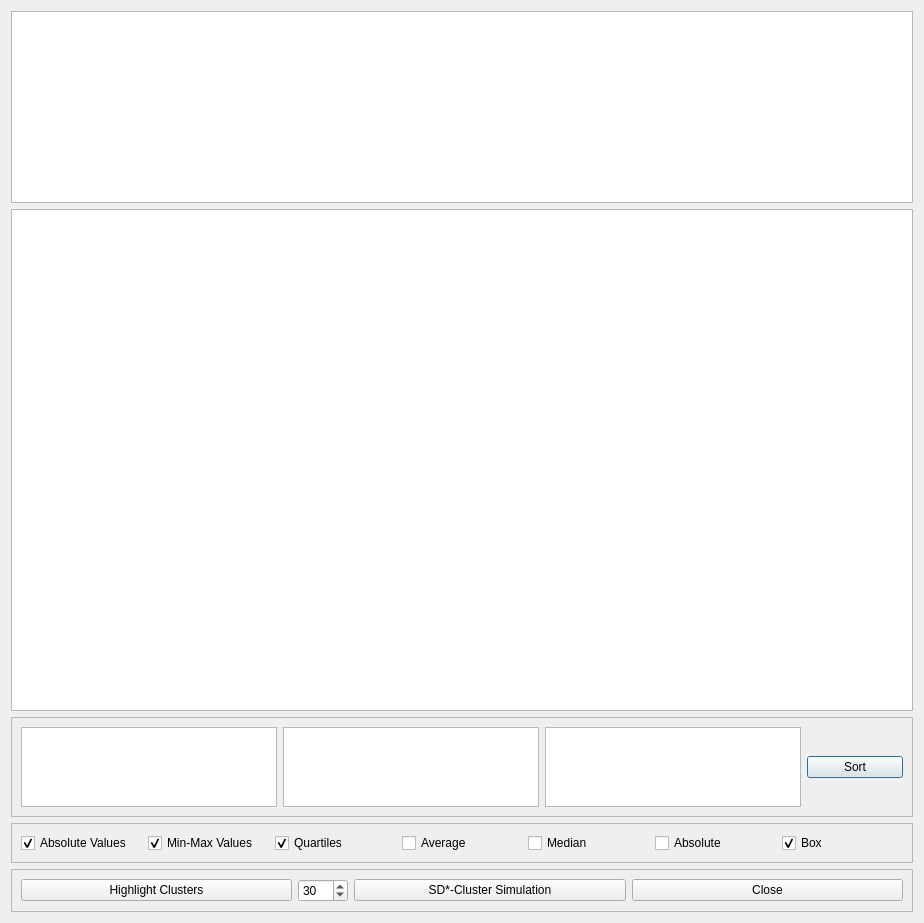
<?xml version="1.0" encoding="UTF-8"?>
<ui version="4.0">
 <class>Dialog</class>
 <widget class="QDialog" name="Dialog">
  <property name="windowModality">
   <enum>Qt::NonModal</enum>
  </property>
  <property name="geometry">
   <rect>
    <x>0</x>
    <y>0</y>
    <width>924</width>
    <height>923</height>
   </rect>
  </property>
  <property name="sizePolicy">
   <sizepolicy hsizetype="Minimum" vsizetype="Minimum">
    <horstretch>0</horstretch>
    <verstretch>0</verstretch>
   </sizepolicy>
  </property>
  <property name="minimumSize">
   <size>
    <width>0</width>
    <height>0</height>
   </size>
  </property>
  <property name="maximumSize">
   <size>
    <width>16777215</width>
    <height>16777215</height>
   </size>
  </property>
  <property name="windowTitle">
   <string>Cluster Highlighting</string>
  </property>
  <property name="styleSheet">
   <string notr="true">QListView::item:selected:!active {
     background: qlineargradient(x1: 0, y1: 0, x2: 0, y2: 1,
                                 stop: 0 #ABAFE5, stop: 1 #8588B2);
 }</string>
  </property>
  <property name="sizeGripEnabled">
   <bool>false</bool>
  </property>
  <property name="modal">
   <bool>false</bool>
  </property>
  <layout class="QVBoxLayout" name="verticalLayout">
   <item>
    <widget class="ClusterGraph" name="graphicsView">
     <property name="enabled">
      <bool>true</bool>
     </property>
     <property name="sizePolicy">
      <sizepolicy hsizetype="Minimum" vsizetype="Minimum">
       <horstretch>0</horstretch>
       <verstretch>0</verstretch>
      </sizepolicy>
     </property>
     <property name="minimumSize">
      <size>
       <width>0</width>
       <height>0</height>
      </size>
     </property>
     <property name="verticalScrollBarPolicy">
      <enum>Qt::ScrollBarAsNeeded</enum>
     </property>
     <property name="horizontalScrollBarPolicy">
      <enum>Qt::ScrollBarAsNeeded</enum>
     </property>
     <property name="dragMode">
      <enum>QGraphicsView::NoDrag</enum>
     </property>
    </widget>
   </item>
   <item>
    <widget class="QGraphicsView" name="graphicsView_2">
     <property name="sizePolicy">
      <sizepolicy hsizetype="Expanding" vsizetype="Expanding">
       <horstretch>0</horstretch>
       <verstretch>0</verstretch>
      </sizepolicy>
     </property>
     <property name="minimumSize">
      <size>
       <width>0</width>
       <height>0</height>
      </size>
     </property>
    </widget>
   </item>
   <item>
    <widget class="QFrame" name="zframe_3">
     <property name="sizePolicy">
      <sizepolicy hsizetype="Minimum" vsizetype="Minimum">
       <horstretch>0</horstretch>
       <verstretch>0</verstretch>
      </sizepolicy>
     </property>
     <property name="maximumSize">
      <size>
       <width>16777215</width>
       <height>100</height>
      </size>
     </property>
     <property name="frameShape">
      <enum>QFrame::StyledPanel</enum>
     </property>
     <property name="frameShadow">
      <enum>QFrame::Raised</enum>
     </property>
     <layout class="QHBoxLayout" name="horizontalLayout_3">
      <item>
       <widget class="listViewCustom" name="cluster_lw">
        <property name="enabled">
         <bool>true</bool>
        </property>
        <property name="sizePolicy">
         <sizepolicy hsizetype="Minimum" vsizetype="Minimum">
          <horstretch>0</horstretch>
          <verstretch>0</verstretch>
         </sizepolicy>
        </property>
        <property name="maximumSize">
         <size>
          <width>16777215</width>
          <height>200</height>
         </size>
        </property>
        <property name="styleSheet">
         <string notr="true">selection-color: qradialgradient(spread:pad, cx:0.5, cy:0.5, radius:0.5, fx:0.5, fy:0.5, stop:0 rgba(255, 255, 255, 255), stop:0.1 rgba(255, 255, 255, 255), stop:0.2 rgba(255, 176, 176, 167), stop:0.3 rgba(255, 151, 151, 92), stop:0.4 rgba(255, 125, 125, 51), stop:0.5 rgba(255, 76, 76, 205), stop:0.52 rgba(255, 76, 76, 205), stop:0.6 rgba(255, 180, 180, 84), stop:1 rgba(255, 255, 255, 0));</string>
        </property>
        <property name="dragDropMode">
         <enum>QAbstractItemView::InternalMove</enum>
        </property>
        <property name="alternatingRowColors">
         <bool>true</bool>
        </property>
        <property name="selectionRectVisible">
         <bool>false</bool>
        </property>
       </widget>
      </item>
      <item>
       <widget class="QListWidget" name="sortValue_lw">
        <property name="sizePolicy">
         <sizepolicy hsizetype="Minimum" vsizetype="Minimum">
          <horstretch>0</horstretch>
          <verstretch>0</verstretch>
         </sizepolicy>
        </property>
        <property name="maximumSize">
         <size>
          <width>16777215</width>
          <height>200</height>
         </size>
        </property>
        <property name="autoFillBackground">
         <bool>true</bool>
        </property>
        <property name="styleSheet">
         <string notr="true"/>
        </property>
        <property name="dragDropMode">
         <enum>QAbstractItemView::NoDragDrop</enum>
        </property>
        <property name="alternatingRowColors">
         <bool>true</bool>
        </property>
        <property name="selectionRectVisible">
         <bool>false</bool>
        </property>
       </widget>
      </item>
      <item>
       <widget class="QListWidget" name="sortCriteria_lw">
        <property name="sizePolicy">
         <sizepolicy hsizetype="Minimum" vsizetype="Minimum">
          <horstretch>0</horstretch>
          <verstretch>0</verstretch>
         </sizepolicy>
        </property>
        <property name="maximumSize">
         <size>
          <width>16777215</width>
          <height>200</height>
         </size>
        </property>
        <property name="styleSheet">
         <string notr="true">selection-color: qlineargradient(spread:pad, x1:0, y1:0, x2:1, y2:0, stop:0 rgba(196, 41, 41, 255), stop:1 rgba(255, 255, 255, 255));</string>
        </property>
        <property name="alternatingRowColors">
         <bool>true</bool>
        </property>
        <property name="selectionRectVisible">
         <bool>false</bool>
        </property>
       </widget>
      </item>
      <item>
       <widget class="QPushButton" name="sortBt">
        <property name="sizePolicy">
         <sizepolicy hsizetype="Minimum" vsizetype="Fixed">
          <horstretch>0</horstretch>
          <verstretch>0</verstretch>
         </sizepolicy>
        </property>
        <property name="text">
         <string>Sort</string>
        </property>
       </widget>
      </item>
     </layout>
    </widget>
   </item>
   <item>
    <widget class="QFrame" name="zframe_2">
     <property name="sizePolicy">
      <sizepolicy hsizetype="Minimum" vsizetype="Minimum">
       <horstretch>0</horstretch>
       <verstretch>0</verstretch>
      </sizepolicy>
     </property>
     <property name="frameShape">
      <enum>QFrame::StyledPanel</enum>
     </property>
     <property name="frameShadow">
      <enum>QFrame::Raised</enum>
     </property>
     <layout class="QHBoxLayout" name="horizontalLayout_2">
      <item>
       <widget class="QCheckBox" name="AbsoluteCB">
        <property name="sizePolicy">
         <sizepolicy hsizetype="Minimum" vsizetype="Minimum">
          <horstretch>0</horstretch>
          <verstretch>0</verstretch>
         </sizepolicy>
        </property>
        <property name="text">
         <string>Absolute Values</string>
        </property>
        <property name="checked">
         <bool>true</bool>
        </property>
       </widget>
      </item>
      <item>
       <widget class="QCheckBox" name="MinMixCB">
        <property name="sizePolicy">
         <sizepolicy hsizetype="Minimum" vsizetype="Minimum">
          <horstretch>0</horstretch>
          <verstretch>0</verstretch>
         </sizepolicy>
        </property>
        <property name="text">
         <string>Min-Max Values</string>
        </property>
        <property name="checked">
         <bool>true</bool>
        </property>
       </widget>
      </item>
      <item>
       <widget class="QCheckBox" name="quartilesCB">
        <property name="text">
         <string>Quartiles</string>
        </property>
        <property name="checked">
         <bool>true</bool>
        </property>
       </widget>
      </item>
      <item>
       <widget class="QCheckBox" name="AverageCB">
        <property name="text">
         <string>Average</string>
        </property>
       </widget>
      </item>
      <item>
       <widget class="QCheckBox" name="medianCB">
        <property name="text">
         <string>Median</string>
        </property>
       </widget>
      </item>
      <item>
       <widget class="QCheckBox" name="AbsolutParallelCB">
        <property name="text">
         <string>Absolute</string>
        </property>
       </widget>
      </item>
      <item>
       <widget class="QCheckBox" name="BoxCB">
        <property name="sizePolicy">
         <sizepolicy hsizetype="Minimum" vsizetype="Minimum">
          <horstretch>0</horstretch>
          <verstretch>0</verstretch>
         </sizepolicy>
        </property>
        <property name="text">
         <string>Box</string>
        </property>
        <property name="checked">
         <bool>true</bool>
        </property>
       </widget>
      </item>
     </layout>
    </widget>
   </item>
   <item>
    <widget class="QFrame" name="zframe">
     <property name="sizePolicy">
      <sizepolicy hsizetype="Minimum" vsizetype="Minimum">
       <horstretch>0</horstretch>
       <verstretch>0</verstretch>
      </sizepolicy>
     </property>
     <property name="frameShape">
      <enum>QFrame::StyledPanel</enum>
     </property>
     <property name="frameShadow">
      <enum>QFrame::Raised</enum>
     </property>
     <layout class="QHBoxLayout" name="horizontalLayout">
      <item>
       <widget class="QPushButton" name="highlightBt">
        <property name="text">
         <string>Highlight Clusters</string>
        </property>
       </widget>
      </item>
      <item>
       <widget class="QSpinBox" name="ClusterCountspinBox">
        <property name="sizePolicy">
         <sizepolicy hsizetype="Minimum" vsizetype="Minimum">
          <horstretch>0</horstretch>
          <verstretch>0</verstretch>
         </sizepolicy>
        </property>
        <property name="maximumSize">
         <size>
          <width>50</width>
          <height>16777215</height>
         </size>
        </property>
        <property name="minimum">
         <number>2</number>
        </property>
        <property name="maximum">
         <number>9999</number>
        </property>
        <property name="value">
         <number>30</number>
        </property>
       </widget>
      </item>
      <item>
       <widget class="QPushButton" name="resetBt">
        <property name="text">
         <string>SD*-Cluster Simulation</string>
        </property>
       </widget>
      </item>
      <item>
       <widget class="QPushButton" name="closeBt">
        <property name="text">
         <string>Close</string>
        </property>
       </widget>
      </item>
     </layout>
    </widget>
   </item>
  </layout>
  <zorder>graphicsView</zorder>
  <zorder>graphicsView_2</zorder>
  <zorder>zframe_2</zorder>
  <zorder>zframe</zorder>
  <zorder>zframe_3</zorder>
 </widget>
 <customwidgets>
  <customwidget>
   <class>ClusterGraph</class>
   <extends>QGraphicsView</extends>
   <header location="global">ClusterGraph.h</header>
  </customwidget>
  <customwidget>
   <class>listViewCustom</class>
   <extends>QListWidget</extends>
   <header location="global">ClusterGraph.h</header>
  </customwidget>
 </customwidgets>
 <tabstops>
  <tabstop>cluster_lw</tabstop>
  <tabstop>sortValue_lw</tabstop>
  <tabstop>sortCriteria_lw</tabstop>
  <tabstop>graphicsView</tabstop>
  <tabstop>AbsoluteCB</tabstop>
  <tabstop>MinMixCB</tabstop>
  <tabstop>BoxCB</tabstop>
  <tabstop>highlightBt</tabstop>
  <tabstop>resetBt</tabstop>
  <tabstop>closeBt</tabstop>
  <tabstop>sortBt</tabstop>
  <tabstop>graphicsView_2</tabstop>
 </tabstops>
 <resources/>
 <connections/>
</ui>
